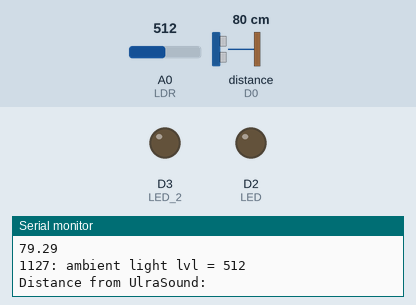
Simulated run of this sketch. Board: ESP8266 (NodeMCU). On the bench: output pins drawn as LEDs (lit = HIGH), the last lines printed to the serial monitor. Wiring (inferred from the names in the program): ultrasonic range finder: trigger D1; echo D0. Inputs (shaded band) come from the test bench; at power-on: distance to the obstacle (sensor on D0) 80 cm, A0 (LDR) = 512. The echo pulse lasts 58.3 µs per cm; WiFi joins after 1.5 s; servers stay silent unless stated; the local clock reads 2024-03-15 10:24:30 at power-on unless the sketch sets it; pins used as bus, display or sensor lines are not drawn.

Above: at 2.7 s.
2.8 s: distance to the obstacle (sensor on D0) set to 22 cm
5.8 s: distance to the obstacle (sensor on D0) set to 18 cm
At 6.9 s:
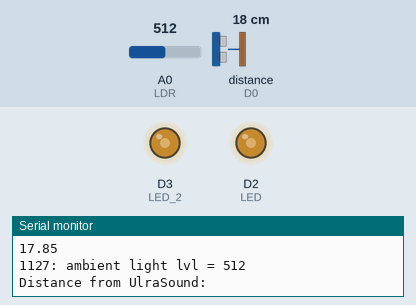
7.4 s: A0 (LDR) set to 900
At 8.7 s:
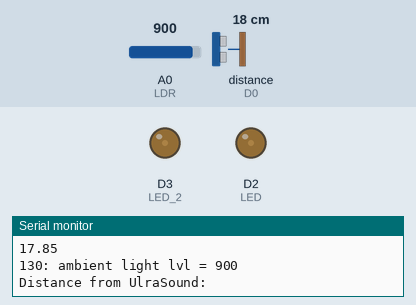
9.0 s: A0 (LDR) set to 10
At 10.1 s:
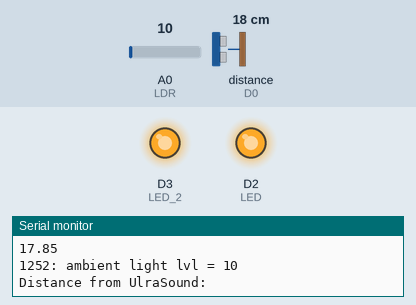
10.6 s: A0 (LDR) set to 306
At 11.3 s:
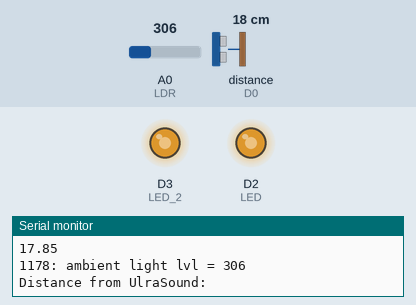
12.2 s: A0 (LDR) set to 511
At 13.4 s:
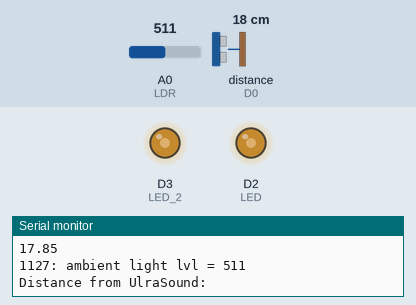
Timing chart, 0 to 15.2 s (numbered marks = the images above; inputs shaded):
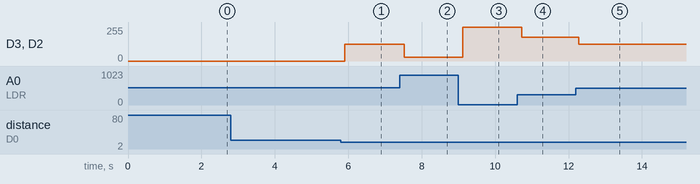

Measured:
- the behaviour switches between 21 and 20 cm on distance to the obstacle (sensor on D0) (found by bisection; images 0 and 1)
- after the input at 5.8 s, D3 (LED_2), D2 (LED): 0/255 → 127/255 after 0.10 s
- after the input at 7.4 s, D3 (LED_2), D2 (LED): 127/255 → 30/255 after 0.13 s
- after the input at 9.0 s, D3 (LED_2), D2 (LED): 30/255 → 252/255 after 0.12 s
- after the input at 10.6 s, D3 (LED_2), D2 (LED): 252/255 → 178/255 after 0.12 s
- after the input at 12.2 s, D3 (LED_2), D2 (LED): 178/255 → 127/255 after 0.08 s

The sketch:

COT.ino
```cpp
#include <NTPClient.h>
#include <ESP8266WiFi.h>
#include <WiFiUdp.h>


#define TRIG D1
#define ECHO D0

#define LED D2
#define LED_2 D3

#define LDR A0

float distance, duration;
const char *ssid = "LAPTOP-R6SDAQ49 8789";  // replace with your wifi ssid and wpa2 key
const char *pass = "123456789";

const long utcOffsetInSeconds = 3600;

char daysOfTheWeek[7][12] = { "Sunday", "Monday", "Tuesday", "Wednesday", "Thursday", "Friday", "Saturday" };

// Define NTP Client to get time
WiFiUDP ntpUDP;
NTPClient timeClient(ntpUDP, "pool.ntp.org", utcOffsetInSeconds);

bool detectedCar = false;
unsigned long epochtime;
unsigned long shutdownTime;

void setup() {
  pinMode(D2, OUTPUT);
  Serial.begin(9600);
  // put your setup code here, to run once:

  WiFi.begin(ssid, pass);

  while (WiFi.status() != WL_CONNECTED) {
    delay(500);
    Serial.print(".");
  }
  timeClient.begin();
  pinMode(LED, OUTPUT);
  pinMode(LED_2, OUTPUT);
  pinMode(LDR, INPUT);
  pinMode(TRIG, OUTPUT);
  pinMode(ECHO, INPUT);
  shutdownTime = timeClient.getEpochTime();
}

void loop() {
  // put your main code here, to run repeatedly:
  int hours = timeClient.getHours();
  long long epochtime = timeClient.getEpochTime();
  Serial.print(hours);
  if (hours > 18 || hours < 5) {
    int lightIntensity = analogRead(LDR);
    int ledOutput = (int) ((1 - ((float)lightIntensity/1024.0)) * 255);
    Serial.print(ledOutput);
    digitalWrite(TRIG, LOW);
    delayMicroseconds(2);
    digitalWrite(TRIG, HIGH);
    delayMicroseconds(10);
    digitalWrite(TRIG, LOW);
    duration = pulseIn(ECHO, HIGH);
    distance = duration * 0.034 / 2;
    Serial.print(": ambient light lvl = ");
    Serial.println(lightIntensity);
    Serial.println("Distance from UlraSound: ");
    Serial.println(distance);
    if (distance < 20) {
      analogWrite(LED, ledOutput);
      analogWrite(LED_2, ledOutput);
      shutdownTime = timeClient.getEpochTime() + 5;
    } else if(timeClient.getEpochTime() > shutdownTime){
      analogWrite(LED, LOW);
      analogWrite(LED_2, LOW);
    }
  } else {
    // delay(5000);
    digitalWrite(LED, LOW);
  }
}
```
